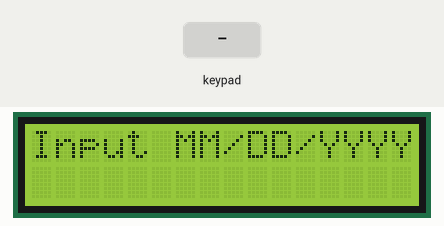
This sketch was run on a simulated Arduino Uno, built with avr-gcc and run on an emulated ATmega328P. On the bench: 16×2 character LCD. Wiring (inferred from the names in the program): 4×4 keypad with keys 1 2 3 A 4 5 6 B 7 8 9 C * 0 # D: rows pin 6, pin 7, pin 8, pin 9; columns pin 2, pin 3, pin 4, pin 5. The inputs (shaded band) are chosen by the test bench. What the sketch prints to the serial monitor is not drawn.

Above: at 1.2 s.
1.3 s: keypad keys 5 4 3 2 * pressed 0.4 s apart
At 3.7 s:
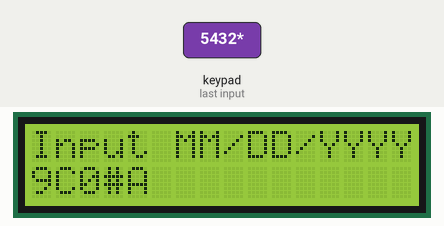
4.8 s: keypad keys 5 4 3 2 pressed 0.4 s apart
At 7.0 s:
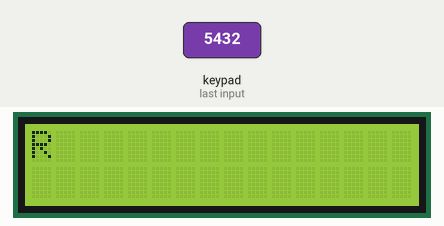
7.9 s: keypad keys 9 8 7 6 * pressed 0.4 s apart
At 11.0 s:
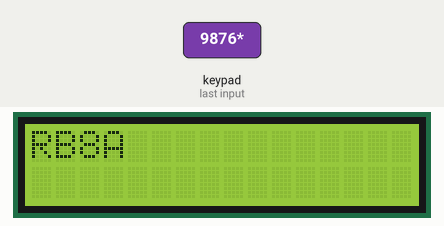
11.4 s: key '1' pressed
At 12.6 s:
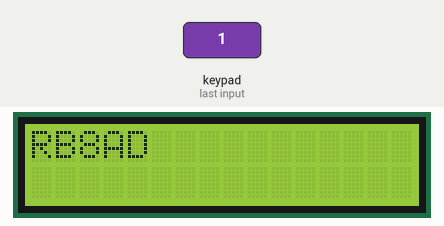
13.2 s: keypad keys 5 4 3 2 A pressed 0.4 s apart
At 16.3 s:
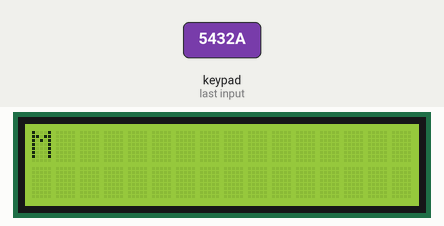
16.7 s: key '2' pressed
At 17.9 s:
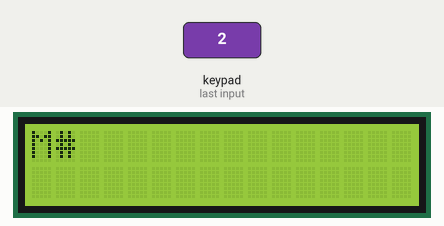
Timing chart, 0 to 19.5 s (numbered marks = the images above; inputs shaded):
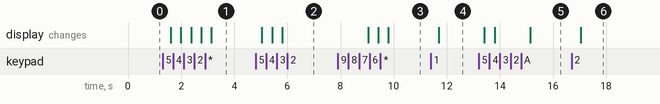

Measured:
- after the input at 1.3 s, the display: first changes after 0.31 s (image 1 shows a later state)
- after the input at 4.8 s, the display: first changes after 0.24 s (image 2 shows a later state)
- after the input at 7.9 s, the display: first changes after 1.1 s (image 3 shows a later state)
- after the input at 11.4 s, the display: changes after 0.31 s (image 4)
- after the input at 13.2 s, the display: first changes after 0.22 s (image 5 shows a later state)
- after the input at 16.7 s, the display: changes after 0.34 s (image 6)

The sketch:

d4_sketch.ino
```cpp
// Mechatronics Lab - Activity 403 Part D-4
// 02/06/13
// Les Malan w/assistance from M. Akour, G. Valois, J. Taylor

#include<LCD.h> //add relevant libraries
#include<liquidCrystal_I2C.h>

//Declare variables for keypad, LCD, and dates
const byte ROWS = 4;
const byte COLS = 4;
int rowstate[ROWS];
int colstate[COLS];
int rowval;
int colval;
char weekdays[7]={'M', 'T', 'W', 'R', 'F', 'S', 'U'};
LiquidCrystal_I2C lcd(0x27, 2, 1, 0, 4, 5, 6, 7, 3, POSITIVE);
int DD = 0;
int MM = 0;
int YYYY = 0;
int dow = 0;

int ncentury = 0;
int YYYY100 = 0;

//Initialize pins for keypad and Zeller algorithm
int rowPins[ROWS] = {9, 8, 7, 6};
int colPins[COLS] = {5, 4, 3, 2};
char hexaKeys[ROWS][COLS] = {{'1', '2', '3', 'A'}, {'4', '5', '6', 'B'},
 {'7', '8', '9', 'C'}, {'*', '0', '#', 'D'}};
int n=0;
int zeller[8];
char zellerint[8];

void setup() { // set conditions for serial monitoring, LCD cursor position
Serial.begin(9600);
lcd.begin (16, 2);
lcd.home();
lcd.print("Input MM/DD/YYYY**********");
lcd.setCursor(0,1);
}
void loop() {
  rowval = 32;
  do{
  for(int i = 0; i<4; i++){
    pinMode(colPins[i], INPUT_PULLUP);
    pinMode(rowPins[i], INPUT);
    }
    for(int i =0; i<4; i++){
      pinMode(rowPins[i], OUTPUT);
      for(int j=0; j<4; j++){
        colstate[j] = digitalRead(colPins[j]);
        if (colstate[j]==0){
          rowval = i;
          colval=j;
          pinMode(rowPins[i], INPUT);
        }
      }
    }delay(190);
  }while(rowval ==32);
  if(rowval !=32){

    lcd.print(hexaKeys[rowval][colval]);
  }

  zellerint[n]=hexaKeys[rowval][colval];
  zeller[n]=zellerint[n]-'0';
  Serial.println(n);

  if(n>=7){
    lcd.clear();
    DD = 10*zeller[2] + zeller[3];
    MM = 10*zeller[0] + zeller[1];
    YYYY = 1000*zeller[4] + 100* zeller[5] + 10*zeller[6] + zeller[7];
    Serial.println(DD);
    Serial.println(MM);
    Serial.println(YYYY);

    if (MM >= 4) {
      MM -= 2;
    }
    else{
      MM+=10;
    }

    if (MM> 10) {
      YYYY -= 2;}
      ncentury = int(YYYY/100);
      YYYY100 = YYYY%100;
      dow = (DD + int(13*MM /5-0.2) +int(YYYY100) + int(YYYY100 / 4)
       + int(ncentury/4)-(2*ncentury))%7;
      if (YYYY >=1700 and YYYY <= 1751) {
        dow -= 3;}
        if (YYYY <= 1699){
          dow -= 4;
        }
        if (dow < 0){
          dow += 7;
          }

          lcd.print(weekdays[dow]);
          Serial.println(weekdays[dow]);
          n=0;
          }
          n += 1;
}
```
